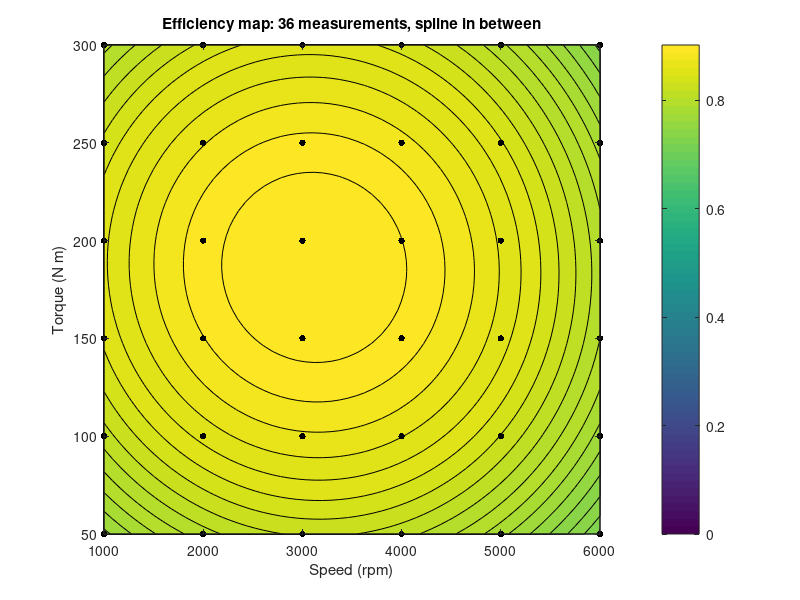

MATLAB code for this plot:
% Refine a coarse efficiency map measured on a speed-torque grid
speed = 1000:1000:6000;                % rpm
torque = 50:50:300;                    % N m
[S, T] = meshgrid(speed, torque);
eff = 0.92 - 0.10*((S - 3200)/2800).^2 - 0.12*((T - 190)/160).^2 - 0.02*(S/6000).*(T/300);

[Sq, Tq] = meshgrid(linspace(1000, 6000, 60), linspace(50, 300, 60));
effq = interp2(S, T, eff, Sq, Tq, 'spline');
[best, k] = max(effq(:));
fprintf('Measured points: %d; refined grid: %d\n', numel(eff), numel(effq));
fprintf('Best efficiency %.3f at %.0f rpm and %.0f N m\n', best, Sq(k), Tq(k));
fprintf('At 2500 rpm and 120 N m: %.3f\n', interp2(S, T, eff, 2500, 120, 'spline'));

contourf(Sq, Tq, effq, 16);
hold on;
scatter(S(:), T(:), 22, 'k', 'filled');
hold off;
colorbar;
title('Efficiency map: 36 measurements, spline in between');
xlabel('Speed (rpm)');
ylabel('Torque (N m)');
